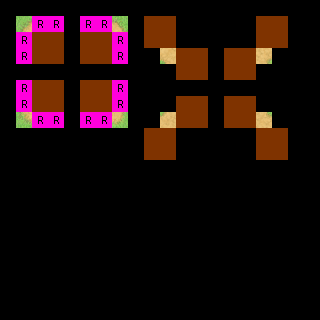

A level layout from a 2D game, rendered from its tile map. Below: a short description, then the map file with its tile-grid data intact:
An orthogonal 20x20 tile map with 16x16 px tiles, 3 tile layers (regions, input_set, output_under1 ground), 2 tilesets.

<map version="1.0" orientation="orthogonal" renderorder="right-down" width="20" height="20" tilewidth="16" tileheight="16" nextobjectid="6">
 <properties>
  <property name="NoOverlappingRules" value="true" />
 </properties>
 <tileset firstgid="1" name="ruleset" tilewidth="16" tileheight="16" tilecount="60" columns="10">
  <image source="../tilesets/ruleset.png" width="160" height="96" />
 </tileset>
 <tileset firstgid="61" name="outside_a2" tilewidth="16" tileheight="16" tilecount="768" columns="32">
  <image source="../tilesets/outside_a2.png" width="512" height="384" />
 </tileset>
 <layer name="regions" width="20" height="20">
  <data encoding="csv">
0,0,0,0,0,0,0,0,0,0,0,0,0,0,0,0,0,0,0,0,
0,1,1,1,0,1,1,1,0,1,1,0,0,0,0,0,1,1,0,0,
0,1,1,1,0,1,1,1,0,1,1,0,0,0,0,0,1,1,0,0,
0,1,1,1,0,1,1,1,0,0,1,1,1,0,1,1,1,0,0,0,
0,0,0,0,0,0,0,0,0,0,0,1,1,0,1,1,0,0,0,0,
0,1,1,1,0,1,1,1,0,0,0,0,0,0,0,0,0,0,0,0,
0,1,1,1,0,1,1,1,0,0,0,1,1,0,1,1,0,0,0,0,
0,1,1,1,0,1,1,1,0,0,1,1,1,0,1,1,1,0,0,0,
0,0,0,0,0,0,0,0,0,1,1,0,0,0,0,0,1,1,0,0,
0,0,0,0,0,0,0,0,0,1,1,0,0,0,0,0,1,1,0,0,
0,0,0,0,0,0,0,0,0,0,0,0,0,0,0,0,0,0,0,0,
0,0,0,0,0,0,0,0,0,0,0,0,0,0,0,0,0,0,0,0,
0,0,0,0,0,0,0,0,0,0,0,0,0,0,0,0,0,0,0,0,
0,0,0,0,0,0,0,0,0,0,0,0,0,0,0,0,0,0,0,0,
0,0,0,0,0,0,0,0,0,0,0,0,0,0,0,0,0,0,0,0,
0,0,0,0,0,0,0,0,0,0,0,0,0,0,0,0,0,0,0,0,
0,0,0,0,0,0,0,0,0,0,0,0,0,0,0,0,0,0,0,0,
0,0,0,0,0,0,0,0,0,0,0,0,0,0,0,0,0,0,0,0,
0,0,0,0,0,0,0,0,0,0,0,0,0,0,0,0,0,0,0,0,
0,0,0,0,0,0,0,0,0,0,0,0,0,0,0,0,0,0,0,0
</data>
 </layer>
 <layer name="input_set" width="20" height="20">
  <data encoding="csv">
0,0,0,0,0,0,0,0,0,0,0,0,0,0,0,0,0,0,0,0,
0,0,0,0,0,0,0,0,0,13,13,0,0,0,0,0,13,13,0,0,
0,0,13,13,0,13,13,0,0,13,13,0,0,0,0,0,13,13,0,0,
0,0,13,13,0,13,13,0,0,0,0,13,13,0,13,13,0,0,0,0,
0,0,0,0,0,0,0,0,0,0,0,13,13,0,13,13,0,0,0,0,
0,0,13,13,0,13,13,0,0,0,0,0,0,0,0,0,0,0,0,0,
0,0,13,13,0,13,13,0,0,0,0,13,13,0,13,13,0,0,0,0,
0,0,0,0,0,0,0,0,0,0,0,13,13,0,13,13,0,0,0,0,
0,0,0,0,0,0,0,0,0,13,13,0,0,0,0,0,13,13,0,0,
0,0,0,0,0,0,0,0,0,13,13,0,0,0,0,0,13,13,0,0,
0,0,0,0,0,0,0,0,0,0,0,0,0,0,0,0,0,0,0,0,
0,0,0,0,0,0,0,0,0,0,0,0,0,0,0,0,0,0,0,0,
0,0,0,0,0,0,0,0,0,0,0,0,0,0,0,0,0,0,0,0,
0,0,0,0,0,0,0,0,0,0,0,0,0,0,0,0,0,0,0,0,
0,0,0,0,0,0,0,0,0,0,0,0,0,0,0,0,0,0,0,0,
0,0,0,0,0,0,0,0,0,0,0,0,0,0,0,0,0,0,0,0,
0,0,0,0,0,0,0,0,0,0,0,0,0,0,0,0,0,0,0,0,
0,0,0,0,0,0,0,0,0,0,0,0,0,0,0,0,0,0,0,0,
0,0,0,0,0,0,0,0,0,0,0,0,0,0,0,0,0,0,0,0,
0,0,0,0,0,0,0,0,0,0,0,0,0,0,0,0,0,0,0,0
</data>
 </layer>
 <layer name="output_under1 ground" width="20" height="20">
  <data encoding="csv">
0,0,0,0,0,0,0,0,0,0,0,0,0,0,0,0,0,0,0,0,
0,129,0,0,0,0,0,132,0,0,0,0,0,0,0,0,0,0,0,0,
0,0,0,0,0,0,0,0,0,0,0,0,0,0,0,0,0,0,0,0,
0,0,0,0,0,0,0,0,0,0,99,0,0,0,0,0,100,0,0,0,
0,0,0,0,0,0,0,0,0,0,0,0,0,0,0,0,0,0,0,0,
0,0,0,0,0,0,0,0,0,0,0,0,0,0,0,0,0,0,0,0,
0,0,0,0,0,0,0,0,0,0,0,0,0,0,0,0,0,0,0,0,
0,225,0,0,0,0,0,228,0,0,67,0,0,0,0,0,68,0,0,0,
0,0,0,0,0,0,0,0,0,0,0,0,0,0,0,0,0,0,0,0,
0,0,0,0,0,0,0,0,0,0,0,0,0,0,0,0,0,0,0,0,
0,0,0,0,0,0,0,0,0,0,0,0,0,0,0,0,0,0,0,0,
0,0,0,0,0,0,0,0,0,0,0,0,0,0,0,0,0,0,0,0,
0,0,0,0,0,0,0,0,0,0,0,0,0,0,0,0,0,0,0,0,
0,0,0,0,0,0,0,0,0,0,0,0,0,0,0,0,0,0,0,0,
0,0,0,0,0,0,0,0,0,0,0,0,0,0,0,0,0,0,0,0,
0,0,0,0,0,0,0,0,0,0,0,0,0,0,0,0,0,0,0,0,
0,0,0,0,0,0,0,0,0,0,0,0,0,0,0,0,0,0,0,0,
0,0,0,0,0,0,0,0,0,0,0,0,0,0,0,0,0,0,0,0,
0,0,0,0,0,0,0,0,0,0,0,0,0,0,0,0,0,0,0,0,
0,0,0,0,0,0,0,0,0,0,0,0,0,0,0,0,0,0,0,0
</data>
 </layer>
</map>
